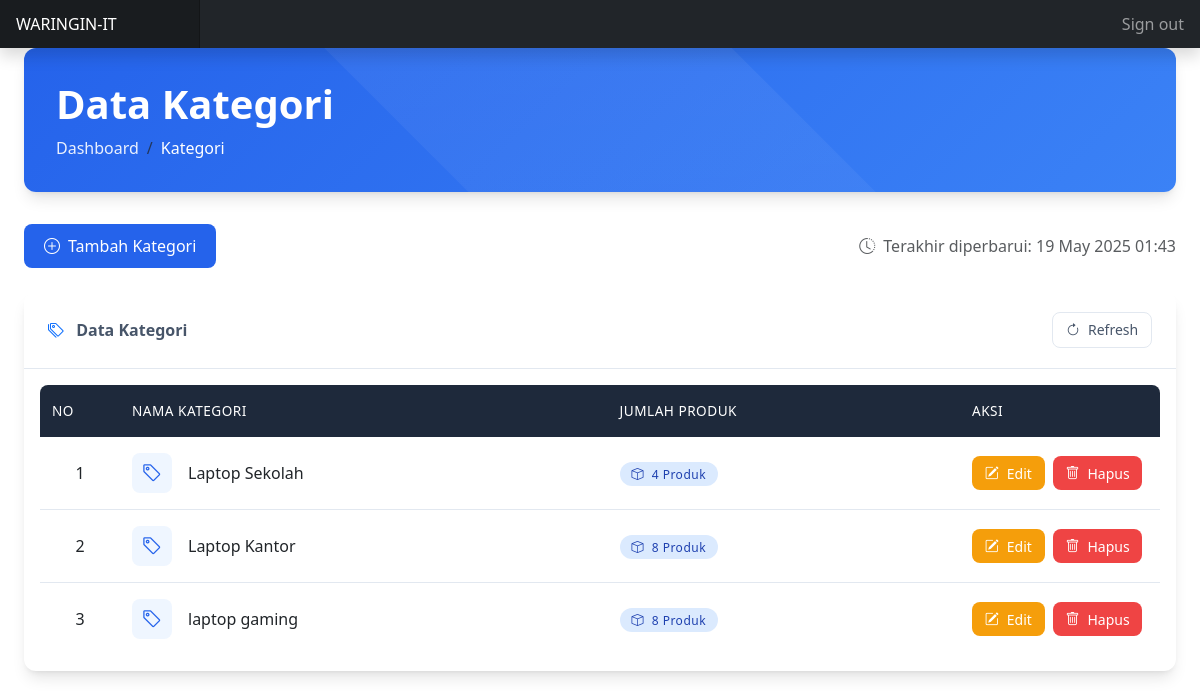
/admin/kategori/index.php (signed in), run on the app's committed database.
### tables this page shows
CREATE TABLE `tb_kategori` (
  `kategori_id` int(11) NOT NULL,
  `nama_kategori` varchar(255) NOT NULL
);

### config/koneksi.php (called while the page is built, shortened)
<?php
$host = 'localhost';
$username = 'root';
$password = '';
$database = 'toko_db';
$conn = mysqli_connect($host, $username, $password, $database);
function query($query) {
    global $conn;
    $result = mysqli_query($conn, $query);
    $rows = [];
    if ($result) {
        while ($row = mysqli_fetch_assoc($result)) {
            $rows[] = $row;
        }
    } else {
        error_log("Query error: " . mysqli_error($conn));
    }
    return $rows;
}
?>

### admin/kategori/index.php (the view, shortened to what this page needs)
<?php
require_once '../../config/koneksi.php';
$kategori = query("SELECT * FROM tb_kategori ORDER BY kategori_id DESC");
include_once '../includes/header.php';
?>
<div class="container-fluid px-4">
    <div class="page-header">
        <h1 class="mb-2 fw-bold">Data Kategori</h1>
        <nav aria-label="breadcrumb">
            <ol class="breadcrumb mb-0">
                <li class="breadcrumb-item"><a href="../index.php">Dashboard</a></li>
                <li class="breadcrumb-item active">Kategori</li>
            </ol>
        </nav>
    </div>
    <div class="mb-4 d-flex justify-content-between align-items-center">
        <a href="tambah.php" class="btn btn-primary">
            <i class="bi bi-plus-circle"></i> Tambah Kategori
        </a>
        <div class="d-flex align-items-center">
            <i class="bi bi-clock-history text-muted me-2"></i>
            <span class="text-muted">Terakhir diperbarui: <?= date('d M Y H:i') ?></span>
        </div>
    </div>
    <div class="card mb-4">
        <div class="card-header">
            <div class="d-flex justify-content-between align-items-center">
                <div>
                    <i class="bi bi-tags text-primary me-2"></i>
                    <span class="fw-bold">Data Kategori</span>
                </div>
                <button class="btn btn-light btn-sm" onclick="window.location.reload()">
                    <i class="bi bi-arrow-clockwise"></i>
                    Refresh
                </button>
            </div>
        </div>
        <div class="card-body">
            <div class="table-responsive">
                <table id="dataTable" class="table table-hover">
                    <thead>
                        <tr>
                            <th width="80">No</th>
                            <th>Nama Kategori</th>
                            <th>Jumlah Produk</th>
                            <th width="200">Aksi</th>
                        </tr>
                    </thead>
                    <tbody>
                        <?php $no = 1; foreach ($kategori as $row) :
                            $kategori_id = $row['kategori_id'];
                            $jumlah_produk = query("SELECT COUNT(*) as total FROM tb_barang WHERE kategori_id = $kategori_id")[0]['total'];
                        ?>
                        <tr>
                            <td class="text-center"><?= $no++; ?></td>
                            <td>
                                <div class="d-flex align-items-center">
                                    <div class="category-icon me-3">
                                        <i class="bi bi-tag fs-5"></i>
                                    </div>
                                    <span class="fw-medium"><?= htmlspecialchars($row['nama_kategori']); ?></span>
                                </div>
                            </td>
                            <td>
                                <span class="badge bg-primary">
                                    <i class="bi bi-box me-1"></i>
                                    <?= $jumlah_produk; ?> Produk
                                </span>
                            </td>
                            <td>
                                <div class="d-flex gap-2">
                                    <a href="edit.php?id=<?= $row['kategori_id']; ?>"
                                       class="btn btn-warning btn-sm">
                                        <i class="bi bi-pencil-square"></i> Edit
                                    </a>
                                    <a href="#"
                                       onclick="confirmDelete('hapus.php?id=<?= $row['kategori_id']; ?>', '<?= htmlspecialchars($row['nama_kategori']); ?>')"
                                       class="btn btn-danger btn-sm">
                                        <i class="bi bi-trash"></i> Hapus
                                    </a>
                                </div>
                            </td>
                        </tr>
                        <?php endforeach; ?>
                    </tbody>
                </table>
            </div>
        </div>
    </div>
</div>
<?php include_once '../includes/footer.php'; ?>

### admin/kategori/index.php (style rules this page uses)
:root { --primary-color: #2563eb; --primary-hover: #1d4ed8; --secondary-color: #475569; --success-color: #10b981; --warning-color: #f59e0b; --danger-color: #ef4444; --border-radius: 0.75rem; --box-shadow: 0 10px 15px -3px rgba(0,0,0,0.1), 0 4px 6px -4px rgba(0,0,0,0.1); --transition: all 0.3s ease; }
.page-header { background: linear-gradient(135deg, var(--primary-color), #3b82f6); color: white; padding: 2rem; border-radius: var(--border-radius); margin-bottom: 2rem; box-shadow: var(--box-shadow); position: relative; overflow: hidden; }
.page-header::before { content: ''; position: absolute; top: -50%; right: -50%; bottom: -50%; left: -50%; background: linear-gradient(135deg, rgba(255,255,255,0.1) 0%, rgba(255,255,255,0) 100%); transform: rotate(45deg); z-index: 0; }
.page-header * { position: relative; z-index: 1; }
.breadcrumb-item a { color: rgba(255,255,255,0.9); text-decoration: none; font-weight: 500; transition: var(--transition); }
.breadcrumb-item.active { color: white; font-weight: 400; }
.card { border: none; border-radius: var(--border-radius); box-shadow: var(--box-shadow); transition: var(--transition); overflow: hidden; }
.card-header { background: white; border-bottom: 1px solid #e2e8f0; padding: 1.25rem 1.5rem; font-weight: 600; color: var(--secondary-color); }
.table { margin-bottom: 0; border-collapse: separate; border-spacing: 0; }
.table th { background: #1e293b; color: white; font-weight: 500; text-transform: uppercase; font-size: 0.85rem; letter-spacing: 0.5px; padding: 1rem 0.75rem; vertical-align: middle; border: none; }
.table th:first-child { border-top-left-radius: 0.5rem; }
.table th:last-child { border-top-right-radius: 0.5rem; }
.table td { vertical-align: middle; padding: 1rem 0.75rem; border-top: none; border-bottom: 1px solid #e2e8f0; transition: var(--transition); }
.table tr:last-child td { border-bottom: none; }
.table tr:last-child td:first-child { border-bottom-left-radius: 0.5rem; }
.table tr:last-child td:last-child { border-bottom-right-radius: 0.5rem; }
.badge { padding: 0.5em 1em; font-weight: 500; border-radius: 2rem; letter-spacing: 0.5px; transition: var(--transition); }
.btn { padding: 0.625rem 1.25rem; border-radius: 0.5rem; font-weight: 500; transition: var(--transition); display: inline-flex; align-items: center; justify-content: center; gap: 0.5rem; }
.btn-sm { padding: 0.4rem 0.8rem; font-size: 0.875rem; }
.btn-primary { background: var(--primary-color); border: none; color: white; }
.btn-warning { background: var(--warning-color); border: none; color: white; }
.btn-danger { background: var(--danger-color); border: none; color: white; }
.btn-light { background: white; border: 1px solid #e2e8f0; color: var(--secondary-color); }
.badge.bg-primary { background-color: #dbeafe !important; color: #1e40af; }
.category-icon { width: 40px; height: 40px; display: flex; align-items: center; justify-content: center; border-radius: 8px; background-color: #eff6ff; color: var(--primary-color); transition: var(--transition); }
.card { animation: fadeInUp 0.5s ease-out; }

### data on the page
tb_kategori: nama_kategori "Laptop Sekolah", jumlah_produk "4"
tb_kategori: nama_kategori "Laptop Kantor", jumlah_produk "8"
tb_kategori: nama_kategori "laptop gaming", jumlah_produk "8"
